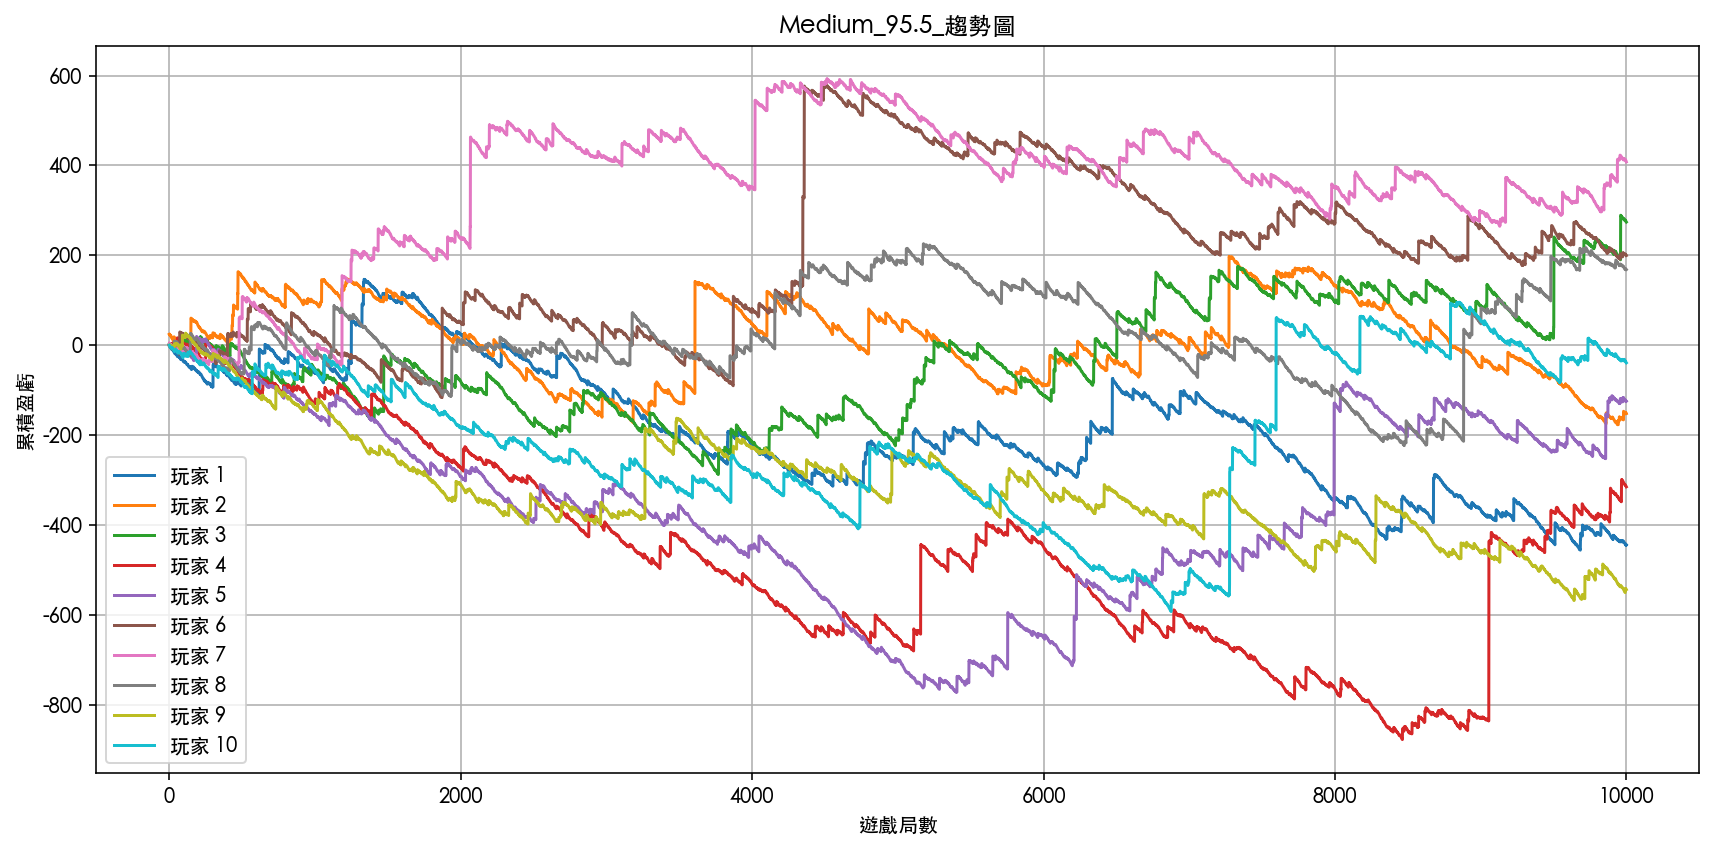

Recreate this plot in Python.
import torch
import matplotlib.pyplot as plt
import matplotlib
import numpy as np

# 設定 matplotlib 字體以支援中文
matplotlib.rcParams['font.sans-serif'] = ['Arial Unicode MS']

# ------------------------------
# 遊戲設定參數
# ------------------------------
positions = list(range(17))
probs = torch.tensor([
    0.0000152587890625, 0.000244140625, 0.0018310546875, 0.008544921875,
    0.02777099609375, 0.066650390625, 0.1221923828125, 0.174560546875,
    0.196380615234375, 0.174560546875, 0.1221923828125, 0.066650390625,
    0.02777099609375, 0.008544921875, 0.0018310546875, 0.000244140625,
    0.0000152587890625
], dtype=torch.float32)

payout_table = torch.tensor([
    200.0, 36.0, 0, 0, 2.0,
    1.3, 0.6, 0.4, 0.1, 0.4,
    0.6, 1.3, 2.0, 0, 0,
    36.0, 200.0
], dtype=torch.float32)

ball_multipliers = torch.tensor([1, 2, 5], dtype=torch.float32)
ball_probs = torch.tensor([0.93, 0.05, 0.02], dtype=torch.float32)

free_game_positions = {2, 3, 13, 14}
rounds_per_player = 10_000
num_players = 10
bet_amount = 1.0
jackpot_contribution_rate = 0.01
max_payout = 1000
device = torch.device("mps" if torch.backends.mps.is_available() else "cpu")

# ------------------------------
# 免費遊戲 mini slot
# ------------------------------
def draw_free_game_mini_slot(rng, jackpot_pool, bet_amount, multiplier):
    roll = torch.rand(1, device=device, generator=rng).cpu().item()
    if roll < 0.00221:
        jp_share = 0.25 * jackpot_pool * (bet_amount / max_payout)
        reward = (jp_share + bet_amount * 200) * multiplier
        return reward, "Super JP / X 200", jp_share
    elif roll < 0.01135:
        jp_share = 0.10 * jackpot_pool * (bet_amount / max_payout)
        reward = (jp_share + bet_amount * 100) * multiplier
        return reward, "Lucky JP / X 100", jp_share
    elif roll < 0.07568:
        return bet_amount * 50 * multiplier, "X 50", 0.0
    elif roll < 0.19027:
        return bet_amount * 25 * multiplier, "X 25", 0.0
    elif roll < 0.48916:
        return bet_amount * 10 * multiplier, "X 10", 0.0
    else:
        return bet_amount * 3 * multiplier, "X 3", 0.0

# ------------------------------
# 模擬單一玩家
# ------------------------------
def simulate_player(rng, rounds):
    probs_gpu = probs.to(device)
    payout_table_gpu = payout_table.to(device)
    ball_probs_gpu = ball_probs.to(device)
    multipliers_gpu = ball_multipliers.to(device)

    positions_drawn = torch.multinomial(probs_gpu, num_samples=rounds, replacement=True, generator=rng)
    multiplier_drawn = torch.multinomial(ball_probs_gpu, num_samples=rounds, replacement=True, generator=rng)
    multipliers = multipliers_gpu[multiplier_drawn]
    base_prizes = payout_table_gpu[positions_drawn]

    jackpot_pool = 0.0
    profit = 0.0
    cumulative_profit = []

    for i in range(rounds):
        jackpot_pool += bet_amount * jackpot_contribution_rate
        pos = positions_drawn[i].item()
        mult = multipliers[i].item()
        base_win = base_prizes[i].item() * mult

        if pos in free_game_positions:
            reward, _, jp_share = draw_free_game_mini_slot(rng, jackpot_pool, bet_amount, mult)
            jackpot_pool -= jp_share
        else:
            reward = 0.0

        total = base_win + reward
        profit += total - bet_amount
        cumulative_profit.append(profit)

    return cumulative_profit

# ------------------------------
# 主模擬與繪圖
# ------------------------------
torch.manual_seed(42)
rng = torch.Generator(device=device).manual_seed(42)

player_trends = []
for i in range(num_players):
    print(f"模擬第 {i + 1} 位玩家...")
    trend = simulate_player(rng, rounds_per_player)
    player_trends.append(trend)

# 繪製趨勢圖
plt.figure(figsize=(12, 6))
for i, trend in enumerate(player_trends):
    plt.plot(trend, label=f"玩家 {i + 1}")
plt.title("Medium_95.5_趨勢圖")
plt.xlabel("遊戲局數")
plt.ylabel("累積盈虧")
plt.grid(True)
plt.legend()
plt.tight_layout()
plt.show()
